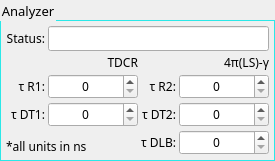
          <widget class="QGroupBox" name="analyzer_groupBox">
           <property name="sizePolicy">
            <sizepolicy hsizetype="Fixed" vsizetype="Preferred">
             <horstretch>0</horstretch>
             <verstretch>0</verstretch>
            </sizepolicy>
           </property>
           <property name="font">
            <font>
             <family>Lucida Sans Unicode</family>
             <pointsize>10</pointsize>
            </font>
           </property>
           <property name="styleSheet">
            <string notr="true">QGroupBox {
    border:1px solid #2AE8E8;
    margin-top: 20px;
}
</string>
           </property>
           <property name="title">
            <string>Analyzer</string>
           </property>
           <layout class="QGridLayout" name="gridLayout_6">
            <property name="leftMargin">
             <number>5</number>
            </property>
            <property name="topMargin">
             <number>5</number>
            </property>
            <property name="rightMargin">
             <number>5</number>
            </property>
            <property name="bottomMargin">
             <number>5</number>
            </property>
            <property name="spacing">
             <number>3</number>
            </property>
            <item row="0" column="0">
             <widget class="QLabel" name="label_15">
              <property name="font">
               <font>
                <family>Lucida Sans Unicode</family>
                <pointsize>9</pointsize>
               </font>
              </property>
              <property name="text">
               <string>Status:</string>
              </property>
              <property name="alignment">
               <set>Qt::AlignRight|Qt::AlignTrailing|Qt::AlignVCenter</set>
              </property>
             </widget>
            </item>
            <item row="1" column="0" colspan="2">
             <widget class="QLabel" name="label_16">
              <property name="font">
               <font>
                <family>Lucida Sans Unicode</family>
                <pointsize>9</pointsize>
                <weight>50</weight>
                <bold>false</bold>
               </font>
              </property>
              <property name="text">
               <string>TDCR</string>
              </property>
              <property name="alignment">
               <set>Qt::AlignBottom|Qt::AlignRight|Qt::AlignTrailing</set>
              </property>
             </widget>
            </item>
            <item row="1" column="2" colspan="2">
             <widget class="QLabel" name="label_17">
              <property name="font">
               <font>
                <family>Lucida Sans Unicode</family>
                <pointsize>9</pointsize>
                <weight>50</weight>
                <bold>false</bold>
               </font>
              </property>
              <property name="text">
               <string>4π(LS)-γ</string>
              </property>
              <property name="alignment">
               <set>Qt::AlignBottom|Qt::AlignRight|Qt::AlignTrailing</set>
              </property>
             </widget>
            </item>
            <item row="2" column="0">
             <widget class="QLabel" name="label_22">
              <property name="font">
               <font>
                <family>Lucida Sans Unicode</family>
                <pointsize>9</pointsize>
               </font>
              </property>
              <property name="text">
               <string>τ R1:</string>
              </property>
              <property name="alignment">
               <set>Qt::AlignRight|Qt::AlignTrailing|Qt::AlignVCenter</set>
              </property>
             </widget>
            </item>
            <item row="2" column="2">
             <widget class="QLabel" name="label_28">
              <property name="font">
               <font>
                <family>Lucida Sans Unicode</family>
                <pointsize>9</pointsize>
               </font>
              </property>
              <property name="text">
               <string>τ R2:</string>
              </property>
              <property name="alignment">
               <set>Qt::AlignRight|Qt::AlignTrailing|Qt::AlignVCenter</set>
              </property>
             </widget>
            </item>
            <item row="3" column="0">
             <widget class="QLabel" name="label_23">
              <property name="font">
               <font>
                <family>Lucida Sans Unicode</family>
                <pointsize>9</pointsize>
               </font>
              </property>
              <property name="text">
               <string>τ DT1:</string>
              </property>
              <property name="alignment">
               <set>Qt::AlignRight|Qt::AlignTrailing|Qt::AlignVCenter</set>
              </property>
             </widget>
            </item>
            <item row="3" column="2">
             <widget class="QLabel" name="label_25">
              <property name="font">
               <font>
                <family>Lucida Sans Unicode</family>
                <pointsize>9</pointsize>
               </font>
              </property>
              <property name="text">
               <string>τ DT2:</string>
              </property>
              <property name="alignment">
               <set>Qt::AlignRight|Qt::AlignTrailing|Qt::AlignVCenter</set>
              </property>
             </widget>
            </item>
            <item row="4" column="2">
             <widget class="QLabel" name="label_27">
              <property name="font">
               <font>
                <family>Lucida Sans Unicode</family>
                <pointsize>9</pointsize>
               </font>
              </property>
              <property name="text">
               <string>τ DLB:</string>
              </property>
              <property name="alignment">
               <set>Qt::AlignRight|Qt::AlignTrailing|Qt::AlignVCenter</set>
              </property>
             </widget>
            </item>
            <item row="0" column="1" colspan="3">
             <widget class="QLineEdit" name="statusAnalyzer_lineEdit">
              <property name="font">
               <font>
                <family>Lucida Sans Unicode</family>
               </font>
              </property>
              <property name="readOnly">
               <bool>true</bool>
              </property>
             </widget>
            </item>
            <item row="4" column="0" colspan="2">
             <widget class="QLabel" name="label_24">
              <property name="font">
               <font>
                <family>Lucida Sans Unicode</family>
                <pointsize>9</pointsize>
               </font>
              </property>
              <property name="text">
               <string>*all units in ns</string>
              </property>
              <property name="alignment">
               <set>Qt::AlignBottom|Qt::AlignLeading|Qt::AlignLeft</set>
              </property>
             </widget>
            </item>
            <item row="2" column="1">
             <widget class="QSpinBox" name="resolvingTimeBeta_spinBox">
              <property name="minimumSize">
               <size>
                <width>90</width>
                <height>0</height>
               </size>
              </property>
              <property name="font">
               <font>
                <family>Lucida Sans Unicode</family>
               </font>
              </property>
              <property name="alignment">
               <set>Qt::AlignCenter</set>
              </property>
              <property name="maximum">
               <number>200000</number>
              </property>
              <property name="singleStep">
               <number>15</number>
              </property>
             </widget>
            </item>
            <item row="3" column="1">
             <widget class="QSpinBox" name="deadTimeBeta_spinBox">
              <property name="minimumSize">
               <size>
                <width>90</width>
                <height>0</height>
               </size>
              </property>
              <property name="font">
               <font>
                <family>Lucida Sans Unicode</family>
               </font>
              </property>
              <property name="alignment">
               <set>Qt::AlignCenter</set>
              </property>
              <property name="maximum">
               <number>200000</number>
              </property>
              <property name="singleStep">
               <number>1000</number>
              </property>
             </widget>
            </item>
            <item row="2" column="3">
             <widget class="QSpinBox" name="resolvingTimeGamma_spinBox">
              <property name="minimumSize">
               <size>
                <width>90</width>
                <height>0</height>
               </size>
              </property>
              <property name="font">
               <font>
                <family>Lucida Sans Unicode</family>
               </font>
              </property>
              <property name="alignment">
               <set>Qt::AlignCenter</set>
              </property>
              <property name="maximum">
               <number>200000</number>
              </property>
              <property name="singleStep">
               <number>15</number>
              </property>
             </widget>
            </item>
            <item row="3" column="3">
             <widget class="QSpinBox" name="deadTimeGamma_spinBox">
              <property name="minimumSize">
               <size>
                <width>90</width>
                <height>0</height>
               </size>
              </property>
              <property name="font">
               <font>
                <family>Lucida Sans Unicode</family>
               </font>
              </property>
              <property name="alignment">
               <set>Qt::AlignCenter</set>
              </property>
              <property name="maximum">
               <number>200000</number>
              </property>
              <property name="singleStep">
               <number>1000</number>
              </property>
             </widget>
            </item>
            <item row="4" column="3">
             <widget class="QSpinBox" name="delayTimeBeta_spinBox">
              <property name="minimumSize">
               <size>
                <width>90</width>
                <height>0</height>
               </size>
              </property>
              <property name="font">
               <font>
                <family>Lucida Sans Unicode</family>
               </font>
              </property>
              <property name="alignment">
               <set>Qt::AlignCenter</set>
              </property>
              <property name="maximum">
               <number>200000</number>
              </property>
              <property name="singleStep">
               <number>1000</number>
              </property>
             </widget>
            </item>
           </layout>
          </widget>
